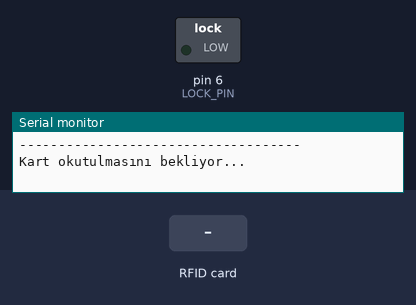
Simulated run of this sketch. Board: Arduino Uno, built with avr-gcc and run on an emulated ATmega328P. Parts: switched loads named in the sketch (green lamp = pin HIGH), the last lines printed to the serial monitor. Inputs (shaded band) come from the test bench.

Above: at 1.2 s.
1.3 s: RFID card 03 22 CB 26 held to the reader
At 2.2 s:
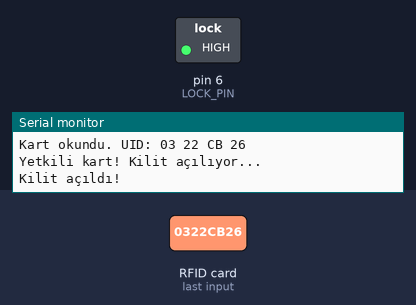
Timing chart, 0 to 5.8 s (numbered marks = the images above; inputs shaded):
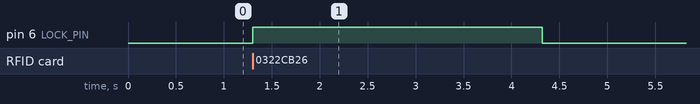

Measured:
- after the input at 1.3 s, pin 6 (LOCK_PIN): LOW → HIGH at once, → LOW 3.0 s later

The sketch:

otomatik_kapi_kilit_sistemi.ino
```cpp
#include <Wire.h>
#include <Adafruit_PN532.h>

#define LOCK_PIN 6
#define UNLOCK_DURATION 3000

#define PN532_IRQ (2)
#define PN532_RESET (3)

Adafruit_PN532 nfc(PN532_IRQ, PN532_RESET);
const uint8_t yetkiliKart1_UID[] = { 0x03, 0x22, 0xCB, 0x26 };
const uint8_t yetkiliKart1_UID_Length = sizeof(yetkiliKart1_UID);
const uint8_t yetkiliKart2_UID[] = { 0x86, 0x2D, 0xB7, 0x01 };
const uint8_t yetkiliKart2_UID_Length = sizeof(yetkiliKart2_UID);
struct YetkiliKart {
  const uint8_t* uid;
  const uint8_t length;
};
YetkiliKart yetkiliKartlar[] = {
  { yetkiliKart1_UID, yetkiliKart1_UID_Length },
  { yetkiliKart2_UID, yetkiliKart2_UID_Length }
};
const int yetkiliKartSayisi = sizeof(yetkiliKartlar) / sizeof(yetkiliKartlar[0]);
uint8_t lastReadUID[7];
uint8_t lastReadUIDLength = 0;
unsigned long lastReadTime = 0;
unsigned long unlockTime = 0;
bool isUnlocked = false;
void setup() {
  Serial.begin(115200);
  pinMode(LOCK_PIN, OUTPUT);
  digitalWrite(LOCK_PIN, LOW);
  nfc.begin();
  uint32_t versiondata = nfc.getFirmwareVersion();
  if (!versiondata) {
    Serial.println("PN532 modülü bulunamadı");
    while (1)
      ;
  }
  nfc.SAMConfig();
  Serial.println("Yetkili kartları tanımlamak için kartlarınızı okutun:");
  Serial.println("------------------------------------");
  Serial.println("Kart okutulmasını bekliyor...");
}
void loop() {
  uint8_t uid[7];
  uint8_t uidLength;
  if (nfc.readPassiveTargetID(PN532_MIFARE_ISO14443A, uid, &uidLength, 50)) {
    if (!isUnlocked) {
      bool sameAsLastRead = true;
      if (uidLength != lastReadUIDLength) {
        sameAsLastRead = false;
      } else {
        for (uint8_t i = 0; i < uidLength; i++) {
          if (uid[i] != lastReadUID[i]) {
            sameAsLastRead = false;
            break;
          }
        }
      }

      if (!sameAsLastRead || (millis() - lastReadTime > 3000)) {
        Serial.print("Kart okundu. UID: ");
        printUID(uid, uidLength);

        if (isCardAuthorized(uid, uidLength)) {
          Serial.println("Yetkili kart! Kilit açılıyor...");
          unlockLock();
        } else {
          Serial.println("Geçiş hakkı yok!");
        }
        memcpy(lastReadUID, uid, uidLength);
        lastReadUIDLength = uidLength;
        lastReadTime = millis();
      }
    } else {
    }
  }
  if (isUnlocked && (millis() - unlockTime >= UNLOCK_DURATION)) {
    Serial.println("DEBUG: Kapatma koşulu sağlandı. Kilit kapatılıyor.");
    lockLock();
  }
}
bool isCardAuthorized(uint8_t* uid, uint8_t uidLength) {
  for (int i = 0; i < yetkiliKartSayisi; i++) {
    if (uidLength == yetkiliKartlar[i].length) {
      bool match = true;
      for (uint8_t j = 0; j < uidLength; j++) {
        if (uid[j] != yetkiliKartlar[i].uid[j]) {
          match = false;
          break;
        }
      }
      if (match) {
        return true;
      }
    }
  }
  return false;
}
void unlockLock() {
  digitalWrite(LOCK_PIN, HIGH);
  Serial.println("Kilit açıldı!");
  unlockTime = millis();
  isUnlocked = true;
}
void lockLock() {
  digitalWrite(LOCK_PIN, LOW);
  Serial.println("Kilit kapandı.");
  isUnlocked = false;
}
void printUID(uint8_t* uid, uint8_t length) {
  for (uint8_t i = 0; i < length; i++) {
    Serial.print(uid[i] < 0x10 ? "0" : "");
    Serial.print(uid[i], HEX);
    Serial.print(" ");
  }
  Serial.println();
}
```
